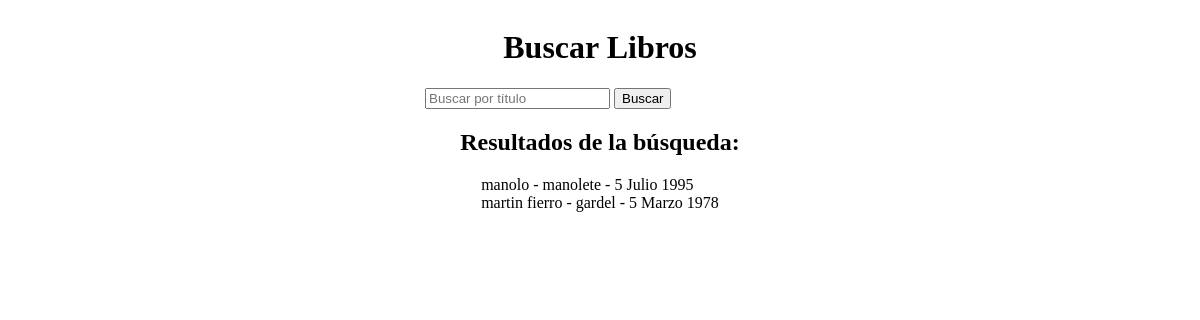
/libros/libros/buscar/, run on the app's committed database.
### ejemplolibros/models.py (models this page shows, shortened)
class Libro(models.Model):
    titulo = models.CharField(max_length=100)
    autor = models.CharField(max_length=50)
    publicacion = models.DateField()
    unidades_disponibles = models.IntegerField(default=0)
    precio = models.DecimalField(max_digits=8, decimal_places=2, default=0.00)

### ejemplolibros/views.py (the view)
# urls.py: path('libros/buscar/', buscar_libros, name='buscar_libros'),
def buscar_libros(request):
    query = request.GET.get('q', '')  # Obtiene el término de búsqueda de la URL
    libros = Libro.objects.filter(titulo__icontains=query)  # Realiza la búsqueda
    return render(request, 'libros/buscar_libros.html', {'libros': libros, 'query': query})

### templates/libros/buscar_libros.html (shortened to what this page needs)
<!DOCTYPE html>
<html>
<head>
    {% load static %}
    <link rel="stylesheet" type="text/css" href="{% static 'css/style.css' %}">
</head>
<body>
    <h1>Buscar Libros</h1>
    <form method="GET" action="{% url 'buscar_libros' %}">
        <input type="text" name="q" value="{{ query }}" placeholder="Buscar por título">
        <button type="submit">Buscar</button>
    </form>
    {% if libros %}
        <h2>Resultados de la búsqueda:</h2>
        {% for libro in libros %}
            {{ libro.titulo }} - {{ libro.autor }} - {{ libro.publicacion }}<br>
        {% endfor %}
    {% else %}
        <p>No se encontraron resultados para la búsqueda.</p>
    {% endif %}
</body>
</html>

### static/css/style.css (style rules this page uses)
form { width: 350px; }
body { display: flex; flex-direction: column; align-items: center; }

### data on the page
Libro: titulo "manolo", autor "manolete", publicacion "5 Julio 1995"
Libro: titulo "martin fierro", autor "gardel", publicacion "5 Marzo 1978"
